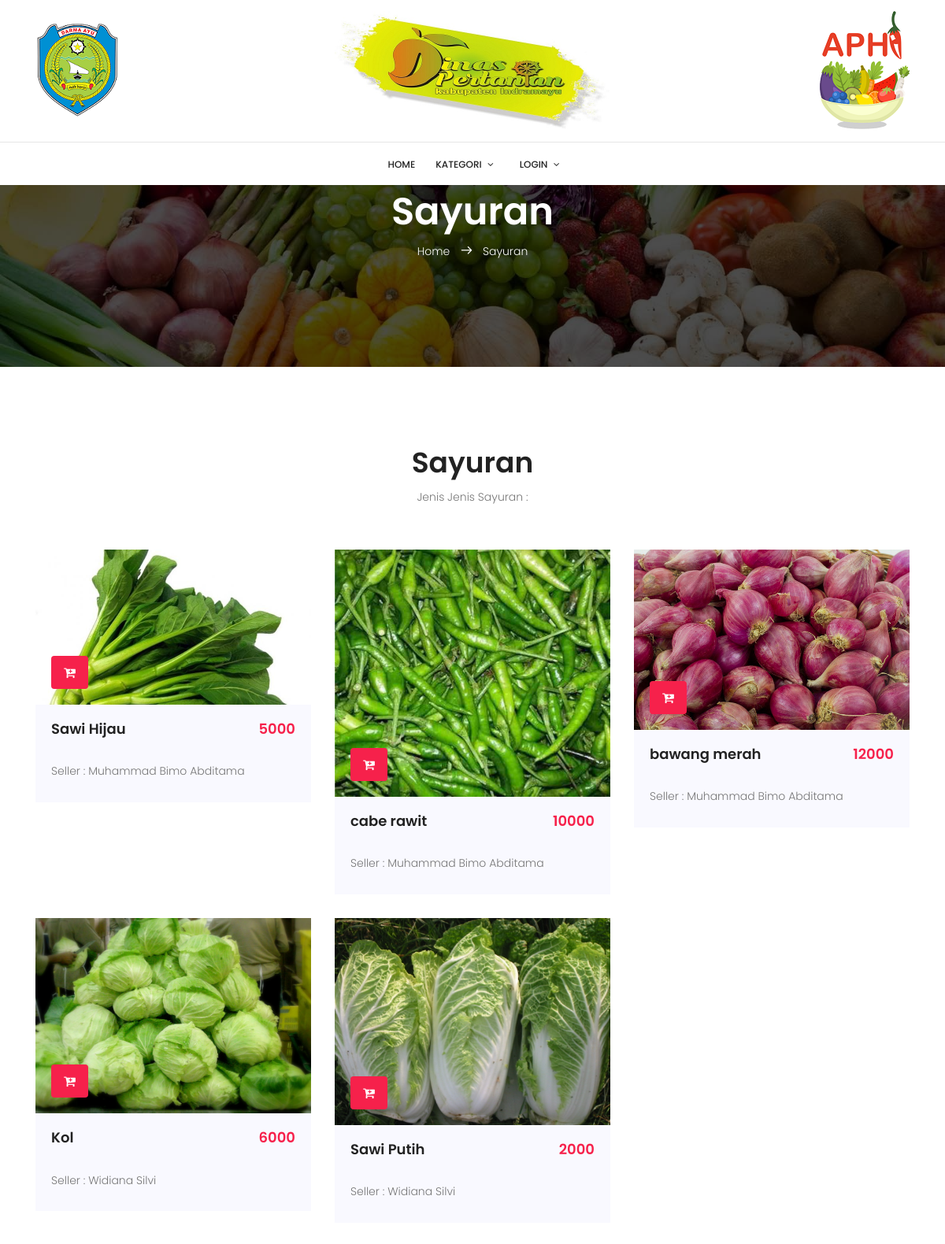
The app's page /index.php/sayuran with its own data.
### tables this page shows
CREATE TABLE `produk` (
  `id_produk` int(11) NOT NULL,
  `nama_produk` varchar(100) NOT NULL,
  `foto` text NOT NULL,
  `harga_produk` varchar(200) NOT NULL,
  `jenis` enum('padi','palawija','sayuran','tanaman','buah') NOT NULL,
  `seller` varchar(30) NOT NULL,
  `status` int(10) NOT NULL
);

### application/controllers/Sayuran.php (called while the page is built, shortened)
<?php
Class Sayuran extends CI_Controller {
    function __construct() {
        $this->load->Model('Model_produk');
        $this->load->library('pagination');
    }
    function index() {
        $config['base_url'] = site_url('Sayuran/index');
        $config['total_rows'] = $this->Model_produk->br()->num_rows();
        $config['per_page'] = 9;
        $config["uri_segment"] = 3;
        $choice = $config["total_rows"] / $config["per_page"];
        $config["num_links"] = floor($choice);
        $config['first_link'] = 'First';
        $config['last_link'] = 'Last';
        $config['next_link'] = 'Next';
        $config['prev_link'] = 'Prev';
        $config['full_tag_open'] = '<div class="pagging text-center"><nav><ul class="pagination justify-content-center">';
        $config['full_tag_close'] = '</ul></nav></div>';
        $config['num_tag_open'] = '<li class="page-item"><span class="page-link">';
        $config['num_tag_close'] = '</span></li>';
        $config['cur_tag_open'] = '<li class="page-item active"><span class="page-link">';
        $config['cur_tag_close'] = '<span class="sr-only"></span></span></li>';
        $config['next_tag_open'] = '<li class="page-item"><span class="page-link">';
        $config['next_tagl_close'] = '<span aria-hidden="true">&raquo;</span></span></li>';
        $config['prev_tag_open'] = '<li class="page-item"><span class="page-link">';
        $config['prev_tagl_close'] = '</span>Next</li>';
        $config['first_tag_open'] = '<li class="page-item"><span class="page-link">';
        $config['first_tagl_close'] = '</span></li>';
        $config['last_tag_open'] = '<li class="page-item"><span class="page-link">';
        $config['last_tagl_close'] = '</span></li>';
        $this->pagination->initialize($config);
        $data['page'] = ($this->uri->segment(3)) ? $this->uri->segment(3) : 0;
        $data['pagination'] = $this->pagination->create_links();
        $data['produk'] = $this->Model_produk->join_br($config["per_page"], $data['page'])->result();
        $data['produk'] = $this->db->get_where('produk', array('jenis' => 'sayuran', 'status' => 1))->result();
        $this->load->view('sayuran', $data);
    }
}
?>

### index.php (called while the page is built, shortened)
<?php
require_once BASEPATH.'core/CodeIgniter.php';

### application/views/sayuran.php (the view, shortened to what this page needs)
<section class="banner-area relative" id="home">
    <div class="container">
        <div class="row d-flex align-items-center justify-content-center">
            <div class="about-content col-lg-12">
                <h1 class="text-white">
                    Sayuran
                </h1>
                <p class="text-white link-nav"><a href="<?php echo site_url('Welcome') ?>">Home </a>  <span class="lnr lnr-arrow-right"></span>  <a href="<?php echo site_url('Sayuran') ?>">Sayuran</a></p>
            </div>
        </div>
    </div>
</section>
<section class="training-area section-gap">
    <div class="container">
        <div class="row d-flex justify-content-center">
            <div class="col-md-9 pb-40 header-text text-center">
                <h1 class="pb-10">Sayuran</h1>
                <p>
                    Jenis Jenis Sayuran :
                </p>
            </div>
        </div>
        <div class="row">
            <?php foreach ($produk as $p): ?>
                <div class="col-lg-4 cl-md-6">
                    <div class="single-training">
                        <div class="thumb relative">
                            <img class="img-fluid image-responsive"  src="<?php echo base_url() ?>uploads/produk/<?php echo $p->foto ?>" alt="">
                            <a  class="admission-btn btn btn-default fa fa-cart-plus" href="<?php echo site_url('Sayuran/pesan/'.$p->id_produk) ?>"></a>
                        </div>
                        <div class="details">
                            <div class="title justify-content-between d-flex">
                                <a href="#"><h4><?php echo $p->nama_produk ?></h4></a>
                                <p class="price">
                                    <?php echo $p->harga_produk ?>
                                </p>
                            </div>
                            <br>
                            <p style="size: 10px;">Seller : <?php echo $p->seller ?></p>
                        </div>
                    </div>
                </div>
            <?php endforeach; ?>
        </div>
    </div>
</section>

### assets/css/main.css (style rules this page uses)
body { color: #777777; font-family: "Poppins", sans-serif; font-size: 14px; font-weight: 300; line-height: 1.625em; position: relative; }
a { -webkit-transition: all 0.3s ease 0s; -moz-transition: all 0.3s ease 0s; -o-transition: all 0.3s ease 0s; transition: all 0.3s ease 0s; }
a, a:focus, a:hover { text-decoration: none; outline: 0; }
h1, h2, h3, h4, h5, h6 { font-family: "Poppins", sans-serif; color: #222222; line-height: 1.2em !important; margin-bottom: 0; margin-top: 0; font-weight: 600; }
h1, .h1 { font-size: 36px; }
h4, .h4 { font-size: 18px; }
.pb-10 { padding-bottom: 10px; }
.pb-40 { padding-bottom: 40px; }
.text-white { color: #fff; }
.text-center { text-align: center; }
.relative { position: relative; }
h1 { font-size: 36px; }
h4 { font-size: 18px; }
h1, h2, h3, h4, h5, h6 { line-height: 1.5em; }
.section-gap { padding: 100px 0; }
.banner-area { background: url(../img/header-bg.jpg) center; background-size: cover; }
.link-nav { margin-top: 10px; }
.about-content { margin-top: 120px; padding: 120px 0px; text-align: center; }
.about-content h1 { font-size: 48px; font-weight: 600; }
.about-content a { color: #fff; font-weight: 300; font-size: 14px; }
.about-content .lnr { margin: 0px 10px; font-weight: 600; }
.training-area .single-training { position: relative; margin-bottom: 30px; -webkit-transition: all 0.3s ease 0s; -moz-transition: all 0.3s ease 0s; -o-transition: all 0.3s ease 0s; transition: all 0.3s ease 0s; }
.training-area .single-training .thumb img { width: 100%; }
.training-area .single-training .thumb .admission-btn { background: #f6214b; color: #fff !important; padding: 8px 15px; left: 20px; bottom: 20px; position: absolute; }
.training-area .single-training .details { background: #f9f9ff; padding: 20px; }
.training-area .single-training .details .price { color: #f6214b; font-size: 18px; font-weight: 600; margin: 0px; }
.training-area .single-training .details p { margin: 8px 0; }

### records on screen
produk: foto (picture), nama_produk "Sawi Hijau", harga_produk "5000", seller "Muhammad Bimo Abditama"
produk: foto (picture), nama_produk "cabe rawit", harga_produk "10000", seller "Muhammad Bimo Abditama"
produk: foto (picture), nama_produk "bawang merah", harga_produk "12000", seller "Muhammad Bimo Abditama"
produk: foto (picture), nama_produk "Kol", harga_produk "6000", seller "Widiana Silvi"
produk: foto (picture), nama_produk "Sawi Putih", harga_produk "2000", seller "Widiana Silvi"
